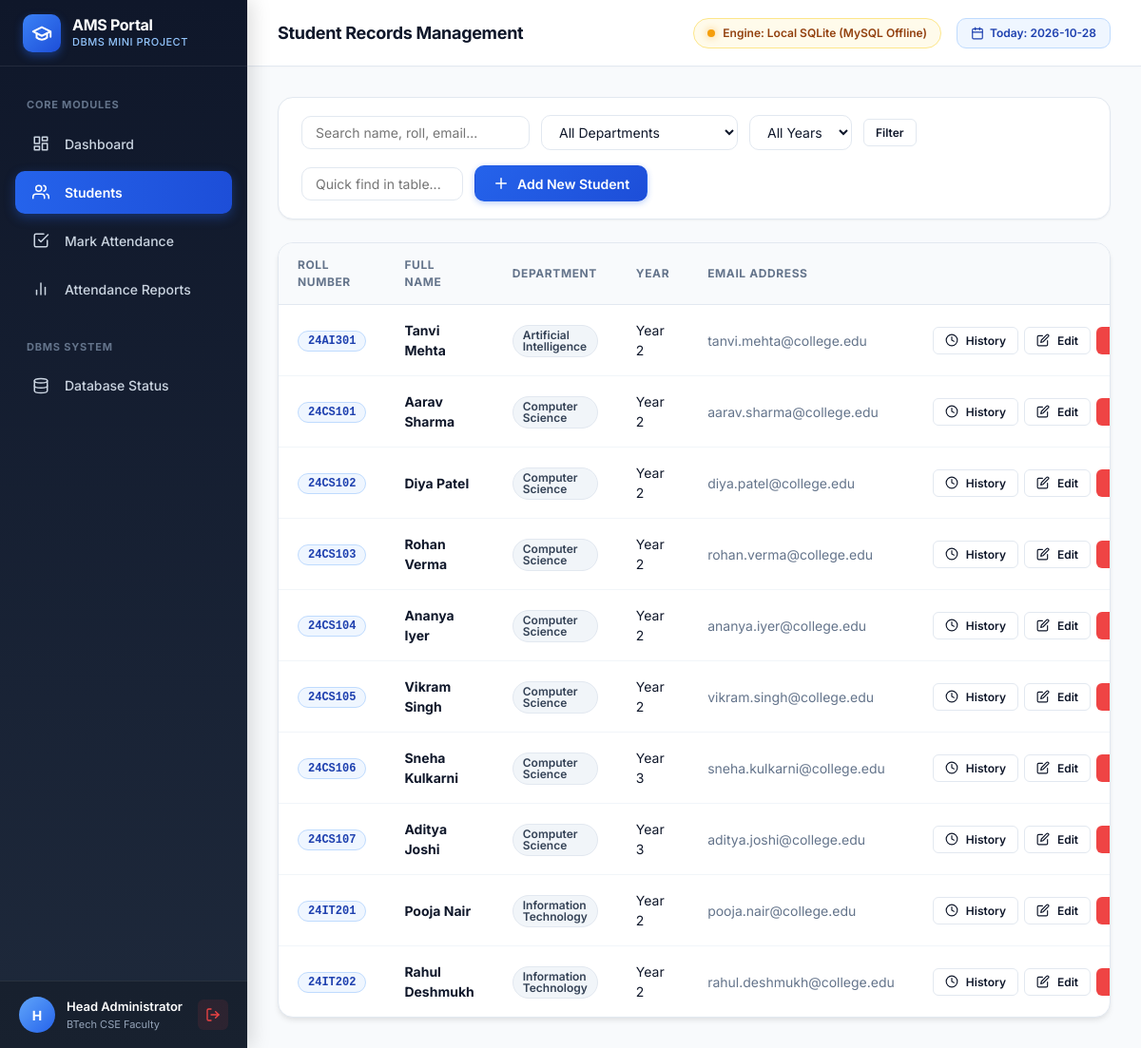
/students (signed in), run on the app's committed database.
### tables this page shows
CREATE TABLE students (
        student_id INTEGER PRIMARY KEY AUTOINCREMENT,
        roll_number TEXT NOT NULL UNIQUE,
        name TEXT NOT NULL,
        department TEXT NOT NULL,
        year INTEGER NOT NULL,
        email TEXT NOT NULL UNIQUE,
        created_at TIMESTAMP DEFAULT CURRENT_TIMESTAMP
    );

### app.py (the view)
@app.route('/students')
@login_required
def students():
    search = request.args.get('search', '').strip()
    department = request.args.get('department', 'All')
    year = request.args.get('year', 'All')
    student_list = database.get_all_students(search=search, department=department, year=year)
    departments = database.get_distinct_departments()
    return render_template(
        'students.html',
        students=student_list,
        departments=departments,
        selected_dept=department,
        selected_year=year,
        search_query=search
    )

### app.py (called while the page is built)
def login_required(f):
    @wraps(f)
    def decorated_function(*args, **kwargs):
        if 'admin_id' not in session:
            flash("Please sign in to access this portal.", "warning")
            return redirect(url_for('login'))
        return f(*args, **kwargs)
    return decorated_function

@app.context_processor
def inject_global_data():
    status = database.get_system_status()
    today_str = date.today().strftime('%Y-%m-%d')
    current_admin = None
    if 'admin_id' in session:
        current_admin = {
            'username': session.get('username'),
            'full_name': session.get('full_name')
        }
    return dict(
        db_status=status,
        today=today_str,
        current_admin=current_admin
    )

### database.py (called while the page is built, shortened)
def check_mysql_availability(force=False):
    global _LAST_MYSQL_CHECK_TIME, _LAST_MYSQL_STATUS, _LAST_MYSQL_MSG
    now = time.time()
    if not force and (now - _LAST_MYSQL_CHECK_TIME) < 3.0:
        return _LAST_MYSQL_STATUS, _LAST_MYSQL_MSG

def get_sqlite_connection():
    os.makedirs(Config.INSTANCE_PATH, exist_ok=True)
    conn = sqlite3.connect(Config.SQLITE_DB_PATH)
    conn.row_factory = sqlite3.Row
    conn.execute("PRAGMA foreign_keys = ON;")
    return conn

def get_connection():
    global CURRENT_ENGINE, LAST_ERROR
    is_avail, msg = check_mysql_availability()
    CURRENT_ENGINE = 'sqlite'
    LAST_ERROR = msg
    conn = get_sqlite_connection()
    return conn, 'sqlite'

def get_distinct_departments():
    res = execute_query("SELECT DISTINCT department FROM students ORDER BY department ASC", fetchall=True) or []
    return [r['department'] for r in res]

def get_system_status():
    global CURRENT_ENGINE, LAST_ERROR
    is_mysql_ok, msg = check_mysql_availability()
    return {
        'active_engine': CURRENT_ENGINE,
        'mysql_online': is_mysql_ok,
        'mysql_message': msg,
        'mysql_host': Config.MYSQL_HOST,
        'mysql_port': Config.MYSQL_PORT,
        'mysql_user': Config.MYSQL_USER,
        'mysql_db': Config.MYSQL_DB,
        'last_error': LAST_ERROR
    }

### templates/students.html (shortened to what this page needs)
{% extends "base.html" %}
{% block page_title %}Student Records Management{% endblock %}
{% block content %}
<div class="toolbar">
    <form action="{{ url_for('students') }}" method="GET" class="toolbar-group">
        <div style="position: relative;">
            <input type="text" name="search" class="form-control" placeholder="Search name, roll, email..." value="{{ search_query }}" style="min-width: 220px;">
        </div>
        <select name="department" class="form-control" onchange="this.form.submit()">
            <option value="All" {% if selected_dept == 'All' %}selected{% endif %}>All Departments</option>
        </select>
        <select name="year" class="form-control" onchange="this.form.submit()">
            <option value="All" {% if selected_year == 'All' %}selected{% endif %}>All Years</option>
        </select>
        <button type="submit" class="btn btn-secondary btn-sm">Filter</button>
    </form>
    <div class="toolbar-group">
        <input type="text" id="quickFilterInput" class="form-control" placeholder="Quick find in table..." style="width: 170px;">
        <button type="button" class="btn btn-primary" onclick="openModal('addStudentModal')">
            <svg width="18" height="18" viewBox="0 0 24 24" fill="none" stroke="currentColor" stroke-width="2" stroke-linecap="round" stroke-linejoin="round">
                <line x1="12" y1="5" x2="12" y2="19"/>
                <line x1="5" y1="12" x2="19" y2="12"/>
            </svg>
            <span>Add New Student</span>
        </button>
    </div>
</div>
<div class="table-container">
    <table class="data-table" id="filterTable">
        <thead>
            <tr>
                <th style="width: 120px;">Roll Number</th>
                <th>Full Name</th>
                <th>Department</th>
                <th style="width: 80px;">Year</th>
                <th>Email Address</th>
                <th style="width: 220px; text-align: right;">Actions</th>
            </tr>
        </thead>
        <tbody>
            {% if students %}
                {% for s in students %}
                    <tr>
                        <td><span class="badge badge-roll">{{ s.roll_number }}</span></td>
                        <td>
                            <strong style="color: var(--text-main);">{{ s.name }}</strong>
                        </td>
                        <td><span class="badge badge-dept">{{ s.department }}</span></td>
                        <td>Year {{ s.year }}</td>
                        <td style="color: var(--text-muted);">{{ s.email }}</td>
                        <td style="text-align: right;">
                            <div style="display: inline-flex; gap: 6px; justify-content: flex-end;">
                                <button type="button"
                                        class="btn btn-secondary btn-sm"
                                        data-id="{{ s.student_id }}"
                                        onclick="viewStudentHistory(this.dataset.id)"
                                        title="View Attendance History">
                                    <svg width="14" height="14" viewBox="0 0 24 24" fill="none" stroke="currentColor" stroke-width="2" stroke-linecap="round" stroke-linejoin="round">
                                        <circle cx="12" cy="12" r="10"/>
                                        <polyline points="12 6 12 12 16 14"/>
                                    </svg>
                                    History
                                </button>
                                <button type="button"
                                        class="btn btn-secondary btn-sm"
                                        onclick="openEditStudentModal(this)"
                                        data-id="{{ s.student_id }}"
                                        data-name="{{ s.name }}"
                                        data-roll="{{ s.roll_number }}"
                                        data-dept="{{ s.department }}"
                                        data-year="{{ s.year }}"
                                        data-email="{{ s.email }}"
                                        title="Edit Student Information">
                                    <svg width="14" height="14" viewBox="0 0 24 24" fill="none" stroke="currentColor" stroke-width="2" stroke-linecap="round" stroke-linejoin="round">
                                        <path d="M11 4H4a2 2 0 0 0-2 2v14a2 2 0 0 0 2 2h14a2 2 0 0 0 2-2v-7"/>
                                        <path d="M18.5 2.5a2.121 2.121 0 0 1 3 3L12 15l-4 1 1-4 9.5-9.5z"/>
                                    </svg>
                                    Edit
                                </button>
                                <button type="button"
                                        class="btn btn-danger btn-sm"
                                        onclick="openDeleteStudentModal(this)"
                                        data-id="{{ s.student_id }}"
                                        data-name="{{ s.name }}"
                                        data-roll="{{ s.roll_number }}"
                                        title="Delete Student Record">
                                </button>
                            </div>
                        </td>
                    </tr>
                {% endfor %}
            {% else %}
                <tr>
                    <td colspan="6" style="text-align: center; padding: 36px; color: var(--text-muted);">
                        No student records found matching the specified criteria.
                    </td>
                </tr>
            {% endif %}
        </tbody>
    </table>
</div>
{% endblock %}

### templates/base.html (shortened to what this page needs)
<!DOCTYPE html>
<html lang="en">
<head>
    <link rel="stylesheet" href="{{ url_for('static', filename='css/style.css') }}">
</head>
<body>
    <div class="app-container">
        <aside class="sidebar" id="appSidebar">
            <div class="sidebar-header">
                <div class="brand-icon">
                    <svg width="22" height="22" viewBox="0 0 24 24" fill="none" stroke="currentColor" stroke-width="2.2" stroke-linecap="round" stroke-linejoin="round">
                        <path d="M22 10v6M2 10l10-5 10 5-10 5z"/>
                        <path d="M6 12v5c3 3 9 3 12 0v-5"/>
                    </svg>
                </div>
                <div class="brand-title">
                    <h2>AMS Portal</h2>
                    <span>DBMS Mini Project</span>
                </div>
            </div>
            <nav class="sidebar-nav">
                <div class="nav-section-title">Core Modules</div>
                <a href="{{ url_for('dashboard') }}" class="nav-link {% if request.endpoint == 'dashboard' %}active{% endif %}">
                    <span class="nav-icon">
                        <svg width="18" height="18" viewBox="0 0 24 24" fill="none" stroke="currentColor" stroke-width="2" stroke-linecap="round" stroke-linejoin="round">
                            <rect x="3" y="3" width="7" height="9"/>
                            <rect x="14" y="3" width="7" height="5"/>
                            <rect x="14" y="12" width="7" height="9"/>
                            <rect x="3" y="16" width="7" height="5"/>
                        </svg>
                    </span>
                    <span>Dashboard</span>
                </a>
                <a href="{{ url_for('students') }}" class="nav-link {% if request.endpoint == 'students' %}active{% endif %}">
                    <span class="nav-icon">
                        <svg width="18" height="18" viewBox="0 0 24 24" fill="none" stroke="currentColor" stroke-width="2" stroke-linecap="round" stroke-linejoin="round">
                            <path d="M17 21v-2a4 4 0 0 0-4-4H5a4 4 0 0 0-4 4v2"/>
                            <circle cx="9" cy="7" r="4"/>
                            <path d="M23 21v-2a4 4 0 0 0-3-3.87"/>
                            <path d="M16 3.13a4 4 0 0 1 0 7.75"/>
                        </svg>
                    </span>
                    <span>Students</span>
                </a>
                <a href="{{ url_for('attendance') }}" class="nav-link {% if request.endpoint == 'attendance' %}active{% endif %}">
                    <span class="nav-icon">
                        <svg width="18" height="18" viewBox="0 0 24 24" fill="none" stroke="currentColor" stroke-width="2" stroke-linecap="round" stroke-linejoin="round">
                            <path d="M9 11l3 3L22 4"/>
                            <path d="M21 12v7a2 2 0 0 1-2 2H5a2 2 0 0 1-2-2V5a2 2 0 0 1 2-2h11"/>
                        </svg>
                    </span>
                    <span>Mark Attendance</span>
                </a>
                <a href="{{ url_for('reports') }}" class="nav-link {% if request.endpoint == 'reports' %}active{% endif %}">
                    <span class="nav-icon">
                        <svg width="18" height="18" viewBox="0 0 24 24" fill="none" stroke="currentColor" stroke-width="2" stroke-linecap="round" stroke-linejoin="round">
                            <line x1="18" y1="20" x2="18" y2="10"/>
                            <line x1="12" y1="20" x2="12" y2="4"/>
                            <line x1="6" y1="20" x2="6" y2="14"/>
                        </svg>
                    </span>
                    <span>Attendance Reports</span>
                </a>
                <div class="nav-section-title" style="margin-top: 16px;">DBMS System</div>
                <a href="{{ url_for('db_status_page') }}" class="nav-link {% if request.endpoint == 'db_status_page' %}active{% endif %}">
                    <span class="nav-icon">
                        <svg width="18" height="18" viewBox="0 0 24 24" fill="none" stroke="currentColor" stroke-width="2" stroke-linecap="round" stroke-linejoin="round">
                            <ellipse cx="12" cy="5" rx="9" ry="3"/>
                            <path d="M21 12c0 1.66-4 3-9 3s-9-1.34-9-3"/>
                            <path d="M3 5v14c0 1.66 4 3 9 3s9-1.34 9-3V5"/>
                        </svg>
                    </span>
                    <span>Database Status</span>
                </a>
            </nav>
            <div class="sidebar-footer">
                <div class="admin-card">
                    <div class="admin-avatar">
                        {{ current_admin.full_name[0] if current_admin else 'A' }}
                    </div>
                    <div class="admin-info">
                        <div class="admin-name">{{ current_admin.full_name if current_admin else 'Administrator' }}</div>
                        <div class="admin-role">BTech CSE Faculty</div>
                    </div>
                    <a href="{{ url_for('logout') }}" class="btn-logout" title="Sign Out">
                        <svg width="16" height="16" viewBox="0 0 24 24" fill="none" stroke="currentColor" stroke-width="2" stroke-linecap="round" stroke-linejoin="round">
                            <path d="M9 21H5a2 2 0 0 1-2-2V5a2 2 0 0 1 2-2h4"/>
                            <polyline points="16 17 21 12 16 7"/>
                            <line x1="21" y1="12" x2="9" y2="12"/>
                        </svg>
                    </a>
                </div>
            </div>
        </aside>
        <main class="main-wrapper">
            <header class="topbar">
                <div class="topbar-left">
                    <h1 class="page-title">{% block page_title %}Student Attendance System{% endblock %}</h1>
                </div>
                <div class="topbar-right">
                    {% if db_status.mysql_online %}
                        <a href="{{ url_for('db_status_page') }}" class="db-pill mysql-connected" title="Active: MySQL Database Connected">
                            <span class="status-dot"></span>
                            <span>MySQL: {{ db_status.mysql_db }}</span>
                        </a>
                    {% else %}
                        <a href="{{ url_for('db_status_page') }}" class="db-pill sqlite-mode" title="Click to view MySQL connection guide">
                            <span class="status-dot"></span>
                            <span>Engine: Local SQLite (MySQL Offline)</span>
                        </a>
                    {% endif %}
                    <div class="date-badge">
                        <svg width="14" height="14" viewBox="0 0 24 24" fill="none" stroke="currentColor" stroke-width="2" stroke-linecap="round" stroke-linejoin="round">
                            <rect x="3" y="4" width="18" height="18" rx="2" ry="2"/>
                            <line x1="16" y1="2" x2="16" y2="6"/>
                            <line x1="8" y1="2" x2="8" y2="6"/>
                            <line x1="3" y1="10" x2="21" y2="10"/>
                        </svg>
                        <span>Today: {{ today }}</span>
                    </div>
                </div>
            </header>
            <div class="content-body">
                {% block content %}{% endblock %}
            </div>
        </main>
    </div>
</body>
</html>

### data on the page
students: roll_number "24AI301", name "Tanvi Mehta", department "Artificial Intelligence", year "2", email "tanvi.mehta@college.edu"
students: roll_number "24CS101", name "Aarav Sharma", department "Computer Science", year "2", email "aarav.sharma@college.edu"
students: roll_number "24CS102", name "Diya Patel", department "Computer Science", year "2", email "diya.patel@college.edu"
students: roll_number "24CS103", name "Rohan Verma", department "Computer Science", year "2", email "rohan.verma@college.edu"
students: roll_number "24CS104", name "Ananya Iyer", department "Computer Science", year "2", email "ananya.iyer@college.edu"
students: roll_number "24CS105", name "Vikram Singh", department "Computer Science", year "2", email "vikram.singh@college.edu"
students: roll_number "24CS106", name "Sneha Kulkarni", department "Computer Science", year "3", email "sneha.kulkarni@college.edu"
students: roll_number "24CS107", name "Aditya Joshi", department "Computer Science", year "3", email "aditya.joshi@college.edu"
students: roll_number "24IT201", name "Pooja Nair", department "Information Technology", year "2", email "pooja.nair@college.edu"
students: roll_number "24IT202", name "Rahul Deshmukh", department "Information Technology", year "2", email "rahul.deshmukh@college.edu"

### other printed values
{{ current_admin.full_name[0] if current_admin else 'A' }} "H"
{{ current_admin.full_name if current_admin else 'Administrator' }} "Head Administrator"
